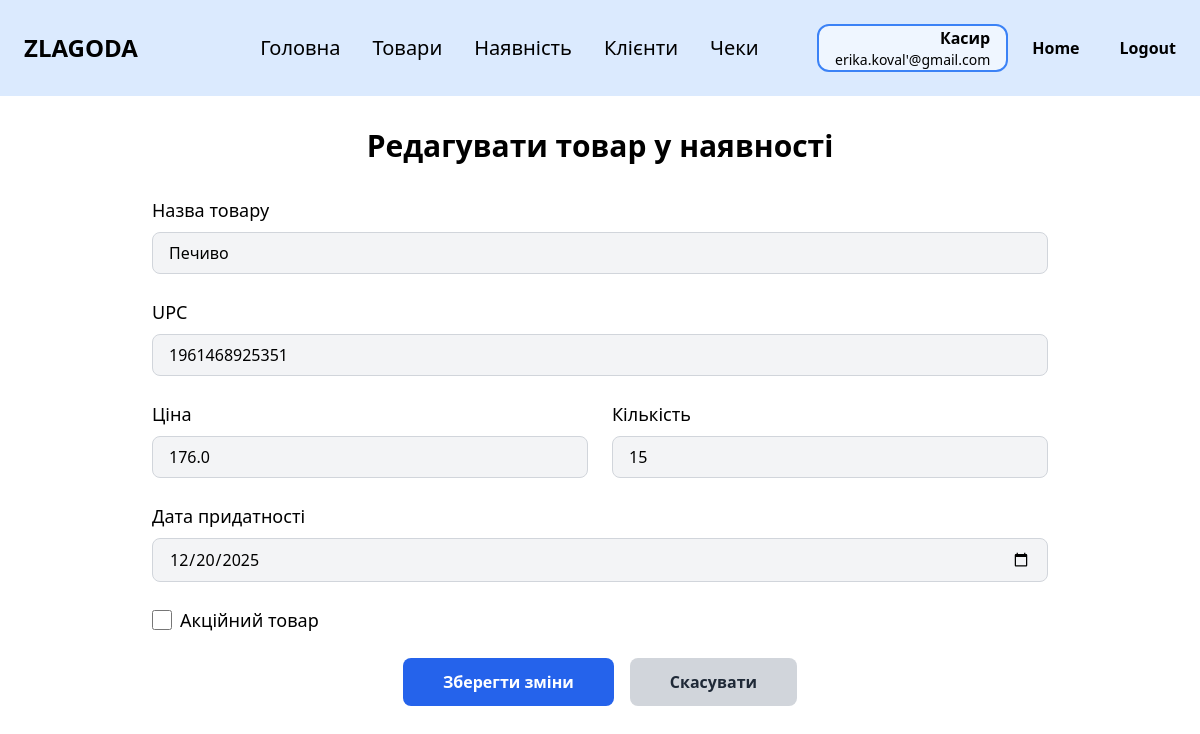
Page /storeproducts/edit/1961468925351 (signed in) on the earlier database version.
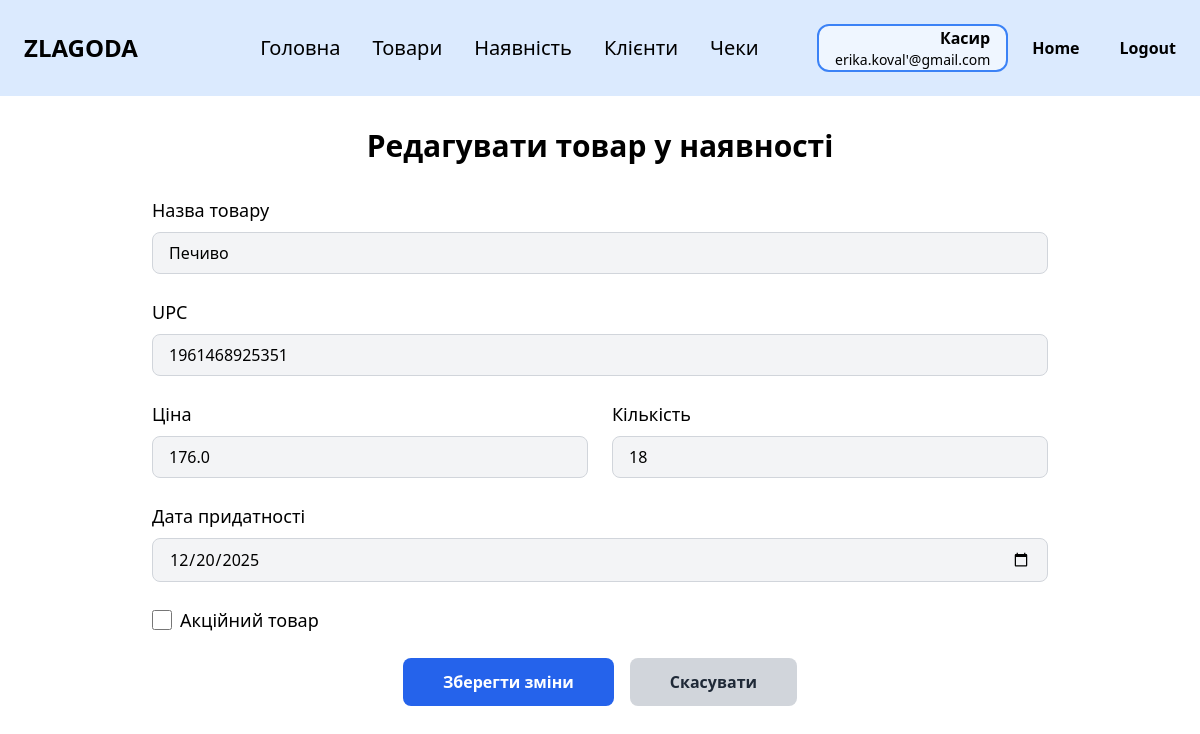
Same page on the later database version.
### zlg_website/models.py (models this page shows, shortened)
class StoreProduct(db.Model):
    __tablename__ = 'store_product'
    upc = db.Column(db.String(12), primary_key=True)
    price = db.Column(db.Float)
    quantity = db.Column(db.Integer)
    expiration_date = db.Column(db.Date)  # НОВЕ: дата придатності
    is_promotional = db.Column(db.Boolean, default=False)  # Додано поле для акційного статусу
    promo_price = db.Column(db.Float)
    product_id = db.Column(db.Integer, db.ForeignKey('product.id'))
    product = db.relationship('Product', backref='store_items')
    @property
    def calculate_promotional(self):
        """Визначає, чи є товар акційним: якщо термін збігає і кількість велика."""
        soon_expiring = self.expiration_date and self.expiration_date <= datetime.now().date() + timedelta(days=7)
        high_quantity = self.quantity > 30
        return soon_expiring and high_quantity
    @property
    def calculate_promo_price(self):
        """Ціна акційного товару зі знижкою 20%"""
        return round(self.price * 0.8, 2) if self.is_promotional else self.price

### zlg_website/views/storeproducts.py (the view, shortened to what this page needs)
@views.route('/storeproducts/edit/<string:upc>', methods=['GET', 'POST'])
@login_required
def edit_storeproduct(upc):
    storeproduct = StoreProduct.query.get_or_404(upc)
    products = Product.query.all()
    return render_template('edit_storeproduct.html',
                           storeproduct=storeproduct,
                           products=products,
                           user=current_user)

### zlg_website/__init__.py (called while the page is built)
def create_app():
    app = Flask(__name__)
    app.config['SECRET_KEY'] = 'zlagoda'
    app.config['SQLALCHEMY_DATABASE_URI'] = f'sqlite:///{os.path.join(app.instance_path, DB_NAME)}'
    db.init_app(app)
    from .views import views
    from .auth import auth
    app.register_blueprint(views, url_prefix='/')
    app.register_blueprint(auth, url_prefix='/')
    from .models import Employee
    with app.app_context():
        if database_is_empty():
            create_database(app)
    login_manager = LoginManager()
    login_manager.login_view = 'auth.login'
    login_manager.init_app(app)
    @login_manager.user_loader
    def load_user(id):
        return Employee.query.get(int(id))
    return app

### zlg_website/templates/edit_storeproduct.html (shortened to what this page needs)
{% extends "base.html" %}
{% block content %}
<div class="py-8 max-w-4xl mx-auto">
    <h1 class="text-3xl font-bold text-center mb-8">Редагувати товар у наявності</h1>
    <form action="{{ url_for('views.edit_storeproduct', upc=storeproduct.upc) }}" method="POST" class="space-y-6">
        <div>
            <label for="product_id" class="block mb-2 text-lg">Назва товару</label>
            <input type="text" id="product_id" name="upc" required value="{{ storeproduct.product.name }}"
                   class="w-full px-4 py-2 bg-gray-100 border border-gray-300 rounded-lg focus:outline-none focus:ring-2 focus:ring-blue-500" readonly>
        </div>
        <div>
            <label for="upc" class="block mb-2 text-lg">UPC</label>
            <input type="text" id="upc" name="upc" required value="{{ storeproduct.upc }}"
                   class="w-full px-4 py-2 bg-gray-100 border border-gray-300 rounded-lg focus:outline-none focus:ring-2 focus:ring-blue-500" readonly>
        </div>
        <div class="grid grid-cols-1 md:grid-cols-2 gap-6">
            <div>
                <label for="price" class="block mb-2 text-lg">Ціна</label>
                <input type="number" step="0.01" id="price" name="price" required min="0" value="{{ storeproduct.price }}"
                       class="w-full px-4 py-2 bg-gray-100 border border-gray-300 rounded-lg focus:outline-none focus:ring-2 focus:ring-blue-500">
            </div>
            <div>
                <label for="quantity" class="block mb-2 text-lg">Кількість</label>
                <input type="number" id="quantity" name="quantity" required min="0" value="{{ storeproduct.quantity }}"
                       class="w-full px-4 py-2 bg-gray-100 border border-gray-300 rounded-lg focus:outline-none focus:ring-2 focus:ring-blue-500">
            </div>
        </div>
        <div>
            <label for="expiration_date" class="block mb-2 text-lg">Дата придатності</label>
            <input type="date" id="expiration_date" name="expiration_date" value="{{ storeproduct.expiration_date }}"
                   class="w-full px-4 py-2 bg-gray-100 border border-gray-300 rounded-lg focus:outline-none focus:ring-2 focus:ring-blue-500">
        </div>
        <div>
            <label for="is_promotional" class="flex items-center space-x-2 text-lg">
                <input type="checkbox" id="is_promotional" name="is_promotional" {% if storeproduct.is_promotional %}checked{% endif %}
                       class="form-checkbox h-5 w-5 text-blue-600 focus:ring-2 focus:ring-blue-500">
                <span>Акційний товар</span>
            </label>
        </div>
        <div class="flex justify-center space-x-4 mt-8">
            <button type="submit"
                    class="px-10 py-3 bg-blue-600 text-white font-semibold rounded-lg hover:bg-blue-700 focus:outline-none focus:ring-2 focus:ring-blue-500 focus:ring-offset-2">
                Зберегти зміни
            </button>
            <a href="{{ url_for('views.storeproducts') }}"
               class="px-10 py-3 bg-gray-300 text-gray-800 font-semibold rounded-lg hover:bg-gray-400 focus:outline-none focus:ring-2 focus:ring-gray-500 focus:ring-offset-2">
                Скасувати
            </a>
        </div>
    </form>
</div>
{% endblock %}

Differences in the rows shown:
changed StoreProduct id 1961468925351: quantity "15" → "18"
